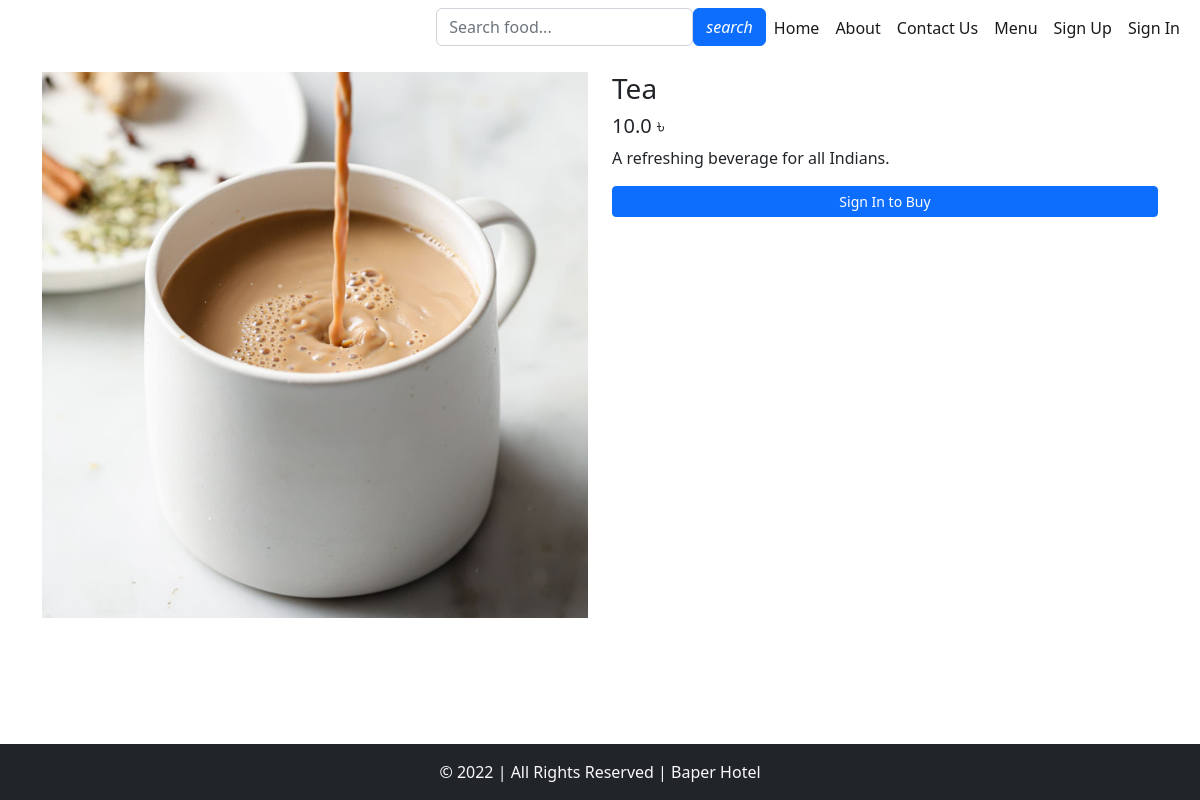
Page /food/details/2/ on the committed database.
### food/models.py (models this page shows, shortened)
class Food(models.Model):
    category = models.ForeignKey(Cuisine, on_delete=models.DO_NOTHING)  #if parent data gets deleted, we can still use the data through DO_NOTING
    name = models.CharField(max_length=100)
    price = models.FloatField()
    description = models.TextField()
    secondary_description = models.TextField(blank=True)    #optional, so we make blank = true means we may or may not give data in this field
    is_available = models.BooleanField(default=True)
    photo = models.ImageField(upload_to = 'food_images/')   # a new folder is created under CAFE

### food/views.py (the view)
# urls.py: path('details/<int:id>/', views.details, name="details"), # for menu.html <a href="{% url 'details' food.id %}"     <int:id> is the request that is generated when we click the details button a particu
def details(request, id):
    food = Food.objects.get(id = id)  # first id is the column name, second id is the request id we received, e.g., select * from Food where id = 3
    context = {
        'food' : food                   # food is the object of the Food table for the particular food items whose details button we have clicked in menu.html
    }
    return render(request, 'food/details.html', context)

### templates/food/details.html (shortened to what this page needs)
{% extends 'base.html' %}
{% load static %}
{% block css %}
    <link rel="stylesheet" href="{% static 'css/cart-style.css' %}">
{% endblock css %}
{% block content %}
<div class="container">
    <div class="row my-3">
        <div class="col-md-6">
            <img src="{{food.photo.url}}" alt="{{food.name}}" class="img-fluid">
        </div>
        <div class="col-md-6">
            <h3 class="h3">{{food.name}}</h3>
            <h5 class="h5">{{food.price}} &#2547;</h5>
            <p class="text-lead">{{food.description}}</p>
            <div class="my-2">
                {% if food.is_available %}
                    {% if user.is_authenticated %}
                        <form action="{% url 'add_to_cart' %}" method="post">
                            {% csrf_token %}
                            <input type="hidden" name="food_id" value="{{food.id}}">
                            <div class="input-group mb-3">
                                <button class="btn btn-outline-secondary" type="button" onclick="decrement()">-</button>
                                <input type="text" class="quantity" id="quantity" name="quantity" value="1" readonly>
                                <button class="btn btn-outline-secondary" type="button" onclick="increment()">+</button>
                            </div>
                            <input type="submit" value="Add to Cart" class="btn btn-primary w-100">
                        </form>
                    {% else %}
                    <a href="{% url 'signin'%}" class="btn btn-primary btn-sm w-100">Sign In to Buy</a>
                    {% endif %}
                {% else %}
                <p class="text-danger">Currently Unavailable</p>
                {% endif %}
            </div>
        </div>
    </div>
</div>
{% endblock content %}

### rows in the picture
Food: photo (picture), name "Tea", price "10.0", description "A refreshing beverage for all Indians."
